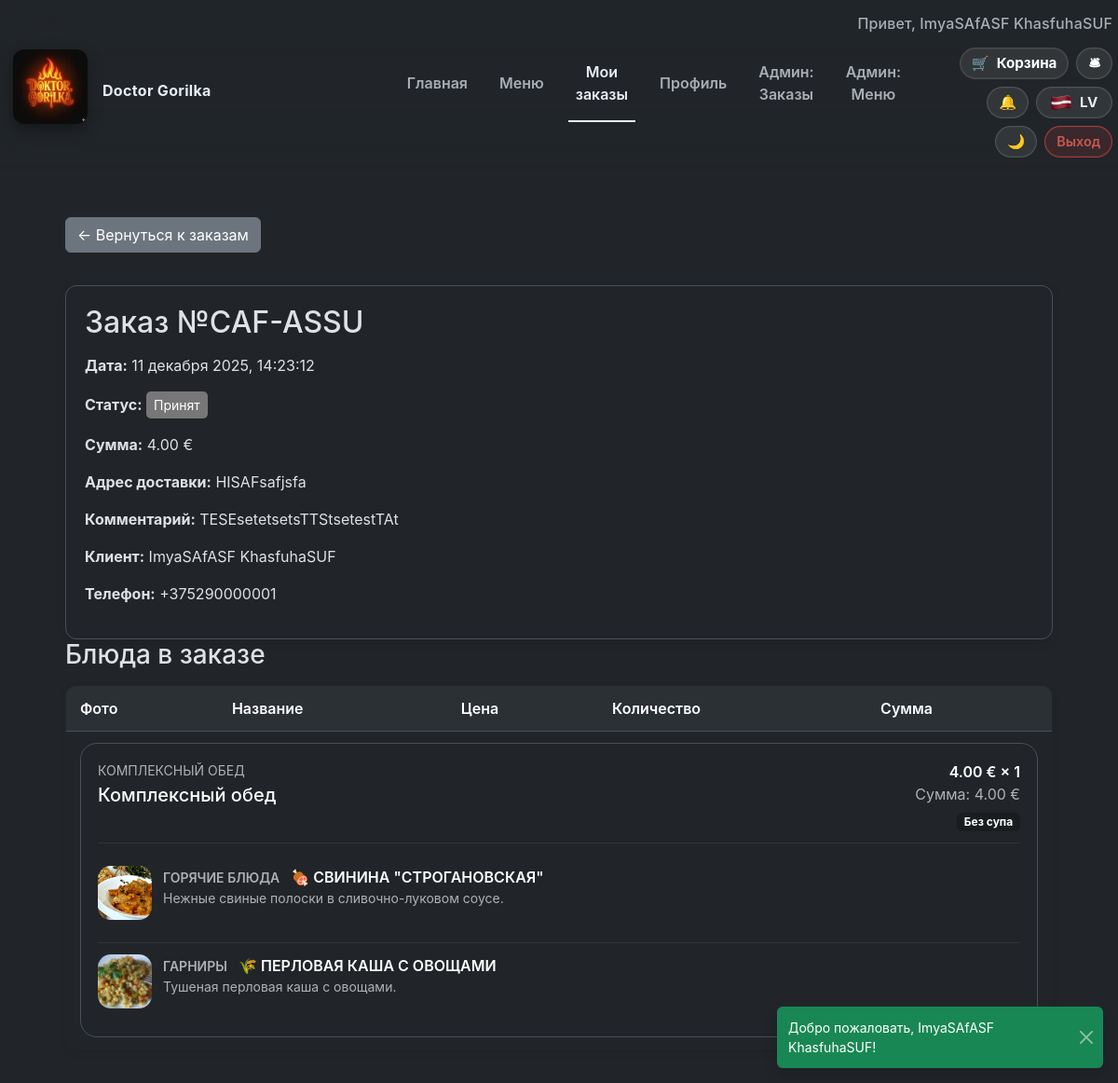
The app's page /orders/view?code=CAF-ASSU (signed in), older data.
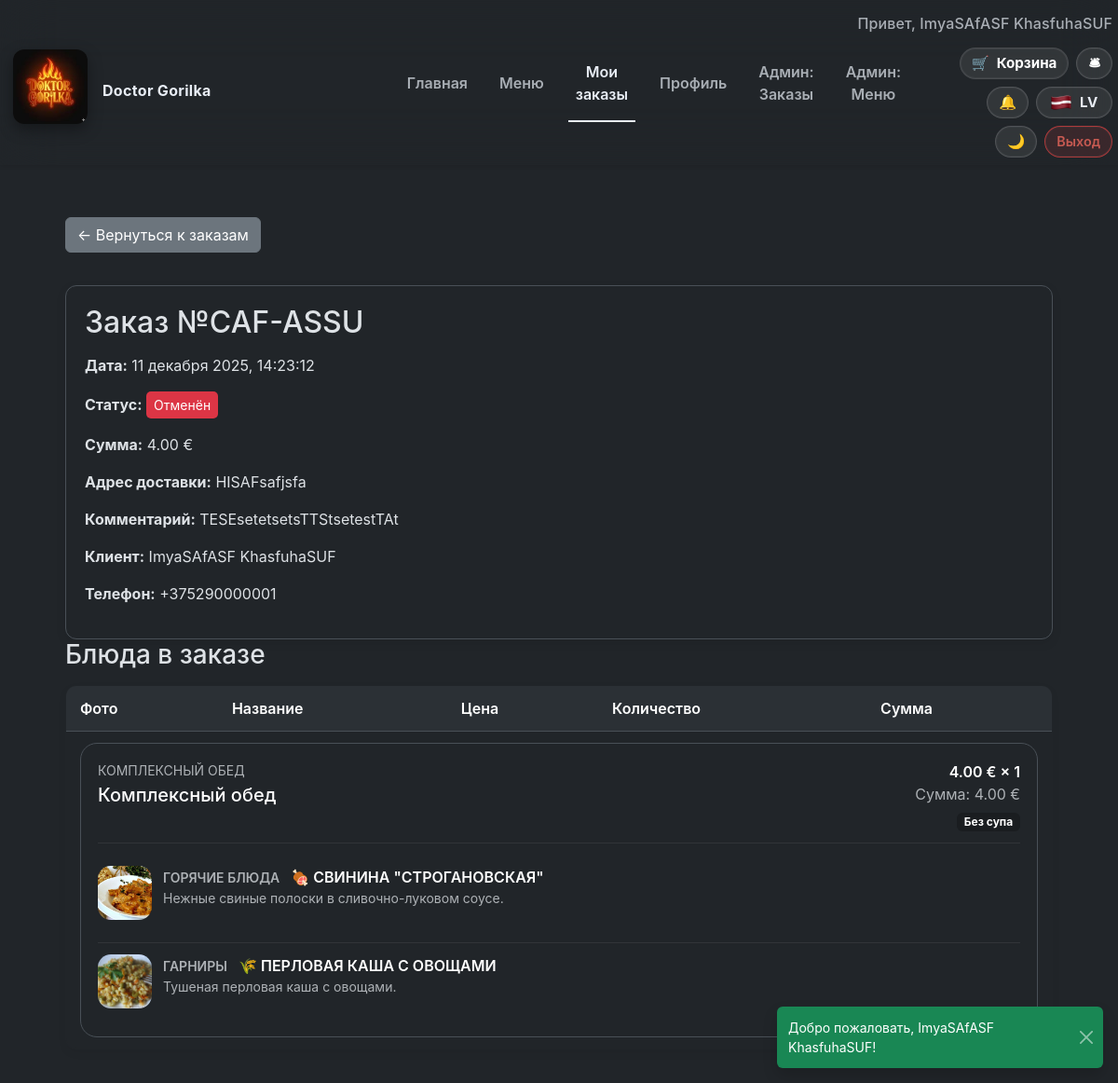
The same page, newer data.
### tables this page shows
CREATE TABLE orders (
        id INTEGER PRIMARY KEY AUTOINCREMENT,
        user_id INTEGER NOT NULL,
        created_at TEXT DEFAULT CURRENT_TIMESTAMP,
        status TEXT CHECK(status IN ('pending','new','cooking','ready','delivered','cancelled')) DEFAULT 'pending',
        total_price REAL,
        delivery_address TEXT, order_code TEXT, comment TEXT,
        FOREIGN KEY (user_id) REFERENCES users(id)
    );

### src/Infrastructure/ViewRenderer.php (called while the page is built, shortened)
<?php
class ViewRenderer
{
    public function render(string $view, array $params = []): string
    {
        $viewFile = $this->basePath . '/' . $view . '.php';
        extract($params, EXTR_SKIP);
        require $viewFile;
        $content = ob_get_clean();
        if ($this->layout && file_exists($this->layout)) {
            return ob_get_clean();
        }
        return $content;
    }
}

### src/Application/Controller/OrderController.php (called while the page is built, shortened)
<?php
class OrderController
{
    public function view(): string
    {
        $orderCode = trim($_GET['code'] ?? '');
        $order = $orderCode !== '' ? $this->orderService->getOrderByCode($orderCode) : null;
        $orderCode = $order->orderCode ?? $orderCode;
        $isAdmin = $this->session->get('role') === 'admin';
        return $this->view->render('orders/view', [
            'title' => 'Doctor Gorilka — ' . translate('orders.view.title', ['id' => $orderCode ?: $order->id]),
            'order' => $order,
            'isAdmin' => $isAdmin,
            'orderId' => $order->id,
            'orderCode' => $orderCode,
        ]);
    }
}

### src/Infrastructure/Router.php (called while the page is built, shortened)
<?php
class Router
{
    private array $routes = [];
    public function addRoute(string $method, string $path, callable $handler): void
    {
        $normalized = $this->normalizePath($path);
        $this->routes[$method][$normalized] = $handler;
    }
    public function dispatch(string $method, string $uri): mixed
    {
        $path = $this->normalizePath(parse_url($uri, PHP_URL_PATH) ?: '/');
        $method = strtoupper($method);
        if (isset($this->routes[$method][$path])) {
            return call_user_func($this->routes[$method][$path]);
        }
        return translate('errors.not_found');
    }
    private function normalizePath(string $path): string
    {
        $path = rtrim($path, '/');
        return $path === '' ? '/' : $path;
    }
}

### src/Application/App.php (called while the page is built, shortened)
<?php
class App
{
    private Router $router;
    private function __construct(Router $router, ViewRenderer $view)
    {
        $this->router = $router;
    }
    public function run(): mixed
    {
        $method = $_SERVER['REQUEST_METHOD'] ?? 'GET';
        $uri = $_SERVER['REQUEST_URI'] ?? '/';
        return $this->router->dispatch($method, $uri);
    }
}

### src/Infrastructure/Repository/OrderRepository.php (called while the page is built, shortened)
<?php
class OrderRepository implements OrderRepositoryInterface
{
    public function findByCode(string $code): ?Order
    {
        $stmt = $this->prepare("SELECT orders.*, users.first_name, users.last_name, users.phone, users.username
            FROM orders
            LEFT JOIN users ON users.id = orders.user_id
            WHERE orders.order_code = :code");
        $stmt->bindValue(':code', $code, SQLITE3_TEXT);
        $row = $stmt->execute()->fetchArray(SQLITE3_ASSOC);
        $order = $this->mapOrder($row);
        if (isset($row['first_name']) || isset($row['last_name']) || isset($row['username'])) {
            $order->customerName = trim(($row['first_name'] ?? '') . ' ' . ($row['last_name'] ?? '')) ?: ($row['username'] ?? null);
        }
        $order->customerPhone = $row['phone'] ?? null;
        return $order;
    }
    private function mapOrder(array $row): Order
    {
        $customerName = null;
        if (isset($row['first_name']) || isset($row['last_name']) || isset($row['username'])) {
            $customerName = trim(($row['first_name'] ?? '') . ' ' . ($row['last_name'] ?? ''));
        }
        $customerPhone = $row['phone'] ?? null;
        return new Order(
            id: (int)$row['id'],
            userId: (int)$row['user_id'],
            status: $row['status'],
            totalPrice: (float)$row['total_price'],
            createdAt: $row['created_at'],
            deliveryAddress: $row['delivery_address'] ?? null,
            orderCode: $row['order_code'] ?? null,
            items: $this->fetchItems((int)$row['id']),
            customerName: $customerName,
            customerPhone: $customerPhone,
            comment: $row['comment'] ?? null,
        );
    }
    private function fetchItems(int $orderId): array
    {
        $stmt = $this->prepare("SELECT order_items.*, menu.title, menu.price AS menu_price, menu.image_url,
            menu.name_original, menu.name_ru, menu.name_lv
            FROM order_items
            JOIN menu ON menu.id = order_items.menu_id
            WHERE order_items.order_id = :oid");
        $stmt->bindValue(':oid', $orderId, SQLITE3_INTEGER);
        $result = $stmt->execute();
        $items = [];
        while ($row = $result->fetchArray(SQLITE3_ASSOC)) {
            $comboDetails = null;
            if (!empty($row['combo_details'])) {
                $decoded = json_decode($row['combo_details'], true);
                if (is_array($decoded)) {
                    $comboDetails = $decoded;
                }
            }
            $price = (float)($row['menu_price'] ?? 0);
            if ($comboDetails && isset($comboDetails['price'])) {
                $price = (float)$comboDetails['price'];
            }
            $items[] = new OrderItem(
                menuId: (int)$row['menu_id'],
                title: $this->resolveOrderItemTitle($row),
                price: $price,
                quantity: (int)$row['quantity'],
                imageUrl: $row['image_url'] ?? null,
                comboDetails: $comboDetails
            );
        }
        return $items;
    }
    private function resolveOrderItemTitle(array $row): string
    {
        if (!empty($row['name_original'])) {
            return $row['name_original'];
        }
        return translate('common.dish');
    }
    private function prepare(string $sql): SQLite3Stmt
    {
        return $this->db->prepare($sql);
    }
}

### src/Application/Service/OrderService.php (called while the page is built, shortened)
<?php
class OrderService
{
    public function getOrderByCode(string $orderCode): ?\App\Domain\Order
    {
        return $this->orders->findByCode($orderCode);
    }
}

### src/helpers.php (called while the page is built, shortened)
<?php
function localizationConfig(): array
{
    static $config;
    if ($config === null) {
        $config = require __DIR__ . '/../config/localization.php';
    }
    return $config;
}
function availableLocales(): array
{
    $config = localizationConfig();
    return $config['locales'] ?? [];
}
function currentLocale(): string
{
    $available = array_keys(availableLocales());
    $default = $available[0] ?? 'ru';
    return $default;
}
function translate(string $key, array $replace = [], ?string $locale = null): string
{
    $locale ??= currentLocale();
    $config = localizationConfig();
    $phrases = $config['phrases'] ?? [];
    $fallbackLocale = $config['fallback'] ?? 'ru';
    $value = $phrases[$locale][$key] ?? $phrases[$fallbackLocale][$key] ?? $key;
    foreach ($replace as $needle => $replacement) {
        $value = str_replace(':' . $needle, $replacement, $value);
    }
    return $value;
}
function translateStatus(?string $status): string
{
    return translate('status.' . $status);
}

### autoload.php (called while the page is built, shortened)
<?php
spl_autoload_register(function (string $class): void {
    $prefixes = [
        'App\\' => __DIR__ . '/src/',
        'Carbon\\' => __DIR__ . '/src/Carbon/',
    ];
    foreach ($prefixes as $prefix => $dir) {
        if (strncmp($prefix, $class, strlen($prefix)) !== 0) {
            continue;
        }
        $relativeClass = substr($class, strlen($prefix));
        $file = $dir . str_replace('\\', '/', $relativeClass) . '.php';
    }
});

### src/Carbon/Carbon.php (called while the page is built, shortened)
<?php
class Carbon
{
    private DateTimeImmutable $dateTime;
    private string $locale = 'en';
    public function __construct(DateTimeImmutable $dateTime)
    {
        $this->dateTime = $dateTime;
    }
    public static function parse(string $time, ?string $timezone = null): self
    {
        $tz = $timezone ? new DateTimeZone($timezone) : null;
        $dt = new DateTimeImmutable($time, $tz);
        return new self($dt);
    }
    public function setTimezone(string $timezone): self
    {
        $clone = clone $this;
        $clone->dateTime = $this->dateTime->setTimezone(new DateTimeZone($timezone));
        return $clone;
    }
    public function locale(string $locale): self
    {
        $clone = clone $this;
        $clone->locale = $locale;
        return $clone;
    }
    public function isoFormat(string $pattern): string
    {
        $intlPattern = strtr($pattern, [
            'dddd' => 'EEEE',
            'ddd' => 'EEE',
            'dd' => 'dd',
            'D' => 'd',
            'MMMM' => 'MMMM',
            'MMM' => 'MMM',
            'MM' => 'MM',
            'M' => 'M',
            'YYYY' => 'yyyy',
            'YY' => 'yy',
            'HH' => 'HH',
            'H' => 'H',
            'mm' => 'mm',
            'm' => 'm',
            'ss' => 'ss',
            's' => 's',
        ]);
        if (class_exists(IntlDateFormatter::class)) {
            $formatter = new IntlDateFormatter(
                $this->locale,
                IntlDateFormatter::FULL,
                IntlDateFormatter::FULL,
                $this->dateTime->getTimezone()->getName(),
                null,
                $intlPattern
            );
            $formatted = $formatter->format($this->dateTime);
            if ($formatted !== false) {
                return $formatted;
            }
        }
        $phpPattern = strtr($pattern, [
            'dddd' => 'l',
            'ddd' => 'D',
            'dd' => 'd',
            'D' => 'j',
            'MMMM' => 'F',
            'MMM' => 'M',
            'MM' => 'm',
            'M' => 'n',
            'YYYY' => 'Y',
            'YY' => 'y',
            'HH' => 'H',
            'H' => 'G',
            'mm' => 'i',
            'm' => 'i',
            'ss' => 's',
            's' => 's',
        ]);
        return $this->dateTime->format($phpPattern);
    }
}

### resources/views/orders/view.php (the view, shortened to what the changed rows need)
<div class="page-container">
<div class="card-panel summary-card">
    <h2><?= htmlspecialchars(translate('orders.view.title', ['id' => $orderCode ?? $orderId])) ?></h2>
    <?php
    $timezone = appTimezone();
    $locale = currentLocale() === 'lv' ? 'lv' : 'ru';
    $createdFormatted = \Carbon\Carbon::parse($order->createdAt, 'UTC')->setTimezone($timezone)->locale($locale)->isoFormat('D MMMM YYYY, HH:mm:ss');
    ?>
    <p><b><?= htmlspecialchars(translate('orders.view.date')) ?></b> <?= htmlspecialchars($createdFormatted) ?></p>
    <p><b><?= htmlspecialchars(translate('orders.view.status')) ?></b>
        <span class="status status-<?= htmlspecialchars($order->status) ?>"><?= htmlspecialchars(translateStatus($order->status)) ?></span>
    </p>
    <p><b><?= htmlspecialchars(translate('orders.view.total')) ?></b> <?= number_format($order->totalPrice, 2, '.', ' ') ?> €</p>
    <p><b><?= htmlspecialchars(translate('orders.view.address')) ?></b> <?= nl2br(htmlspecialchars($order->deliveryAddress ?? '—')) ?></p>
    <?php if (!empty($order->comment)): ?>
        <p><b><?= htmlspecialchars(translate('orders.view.comment')) ?></b> <?= nl2br(htmlspecialchars($order->comment)) ?></p>
    <?php endif; ?>
    <?php if ($isAdmin): ?>
        <p><b><?= htmlspecialchars(translate('orders.view.customer')) ?></b> <?= htmlspecialchars($order->customerName ?? translate('orders.view.user_placeholder', ['id' => $order->userId])) ?></p>
        <p><b><?= htmlspecialchars(translate('orders.view.phone')) ?></b> <?= htmlspecialchars($order->customerPhone ?? translate('orders.view.phone_unknown')) ?></p>
    <?php endif; ?>
</div>
<table class="table">
    <tr>
        <th><?= htmlspecialchars(translate('cart.table.photo')) ?></th>
        <th><?= htmlspecialchars(translate('cart.table.name')) ?></th>
        <th><?= htmlspecialchars(translate('cart.table.price')) ?></th>
        <th><?= htmlspecialchars(translate('cart.table.quantity')) ?></th>
        <th><?= htmlspecialchars(translate('cart.table.sum')) ?></th>
    </tr>
</table>
</div>

Row changes from the older to the newer data that the page shows:
changed orders "Заказ №CAF-ASSU": status "Принят" → "Отменён"
